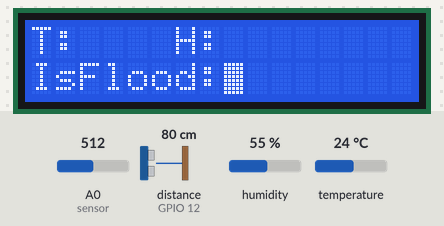
Bench run of a sketch on a simulated ESP8266 (NodeMCU). Shown: 16×2 character LCD. Wiring (inferred from the names in the program): ultrasonic range finder: trigger GPIO 13; echo GPIO 12. Inputs (shaded band) come from the test bench; at power-on: distance to the obstacle (sensor on GPIO 12) 80 cm, humidity 55 %, temperature 24 °C, A0 (sensor) = 512. The echo pulse lasts 58.3 µs per cm; WiFi joins after 1.5 s; servers stay silent unless stated; what the sketch prints to the serial monitor is not drawn.

Above: at 3.0 s.
3.1 s: distance to the obstacle (sensor on GPIO 12) set to 2 cm
At 4.3 s:
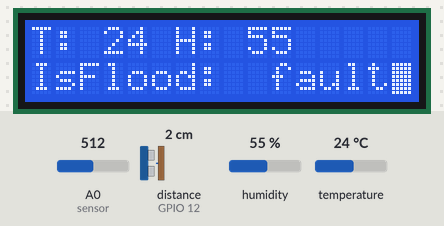
7.7 s: distance to the obstacle (sensor on GPIO 12) set to 4 cm
12.6 s: distance to the obstacle (sensor on GPIO 12) set to 7 cm
At 13.8 s:
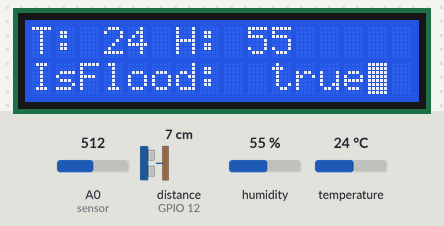
17.1 s: humidity set to 22 %
At 20.4 s:
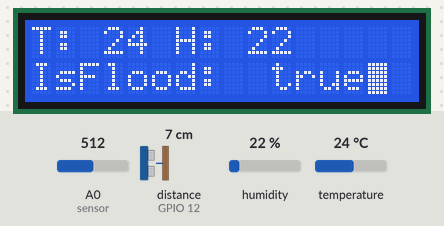
21.2 s: temperature set to 12 °C
At 24.5 s:
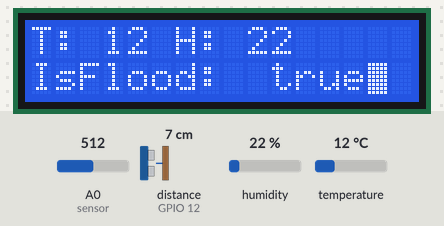
25.2 s: temperature set to 5 °C
At 28.0 s:
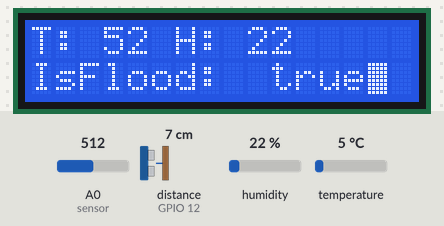
Timing chart, 0 to 29.5 s (numbered marks = the images above; inputs shaded):
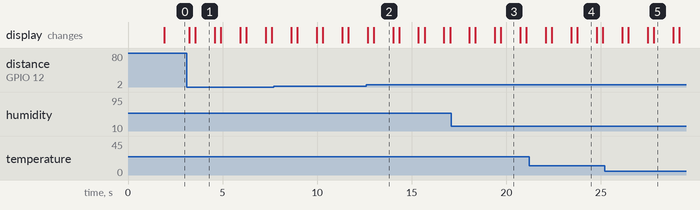

The sketch:

KHKT.ino
```cpp
#define BLYNK_PRINT Serial
#include <ESP8266WiFi.h>
#include <BlynkSimpleEsp8266.h>
#include <WiFiManager.h>
#include "DHTesp.h"
#include <Wire.h>
#include <LiquidCrystal_I2C.h>
#include <SimpleTimer.h>
#define dht_dpin 16
#define TRIG_PIN 13
#define ECHO_PIN 12
#define TIME_OUT 5000
#define sensor A0
int val;
WidgetLED ledrain(V3);
WidgetLED leddry(V4);

DHTesp dht;
LiquidCrystal_I2C lcd(0x27, 16, 2);
WidgetMap myMap(V1);
SimpleTimer timer;
char auth[] = "DST0SnRHQFMW6_j8hVSgH6lzMpfWA7_Q";
char ssid[] = "";
char pass[] = "";
// 192.168.4.1
float t;
float h;

float GetDistance()
{
  long duration, distanceCm;

  digitalWrite(TRIG_PIN, LOW);
  delayMicroseconds(2);
  digitalWrite(TRIG_PIN, HIGH);
  delayMicroseconds(10);
  digitalWrite(TRIG_PIN, LOW);

  duration = pulseIn(ECHO_PIN, HIGH, TIME_OUT);

  // convert to distance
  distanceCm = duration / 29.1 / 2;

  return distanceCm;
}

void sendUptime()
{
  float h = dht.getHumidity();
  float t = dht.getTemperature();
  Serial.println("Humidity and temperature\n\n");
  Serial.print("Current humidity = ");
  Serial.print(h);
  Serial.print("%  ");
  Serial.print("temperature = ");
  Serial.print(t);
  Blynk.virtualWrite(V6, t);
  Blynk.virtualWrite(V5, h);
}

void setup()
{
    Serial.begin(9600);
    pinMode(TRIG_PIN, OUTPUT);
    pinMode(ECHO_PIN, INPUT);
    pinMode(sensor,INPUT);
    WiFi.begin(ssid, pass);
    WiFiManager wifiManager;
    //wifiManager.resetSettings();
    //delay(500);
    wifiManager.autoConnect("BLYNK_Flood_Monitoring");
    Serial.println("connected...WI-FI)");
    Blynk.begin(auth, ssid, pass);
    dht.setup(dht_dpin, DHTesp::DHT11);
    Wire.begin(2, 0);
    lcd.begin();
    lcd.backlight();
    lcd.home ();
    lcd.blink();
    lcd.home ();
    lcd.print("T: ");
    lcd.setCursor (6,0);
    lcd.print("H: ");
    lcd.setCursor (0,1);
    lcd.print("IsFlood:");
    timer.setInterval(1000, sendUptime);
}

void loop()
{
  float h = dht.getHumidity();
  float t = dht.getTemperature();

  // rain
  int val = analogRead(sensor); //  Đọc giá trị từ cảm biến mưa và lưu vào biến val.
    /*Khi có mưa (biến val < 600) đông cơ servo ở vị trí 90 độ (cửa đóng)
      Khi không có mưa (val>600) động cơ servo ở vị trí 0 độ (cửa mở.*/
   if ( val < 700 )
   {

       Serial.println(" - It's wet");
       Blynk.virtualWrite(V8, 1);
       ledrain.on();
       leddry.off();
   } else {
       Serial.println(" - It's dry");
       Blynk.virtualWrite(V8, 0);
       leddry.on();
       ledrain.off();
   }
  delay(200);
  Serial.println();
  delay(100);

  // end rain

  // distance
  long distance = GetDistance();

  if (distance <= 0)
  {
    Serial.println("Echo time out !!");
  }
  else
  {
    Serial.print("Distance to nearest obstacle (cm): ");
    Serial.println(distance);
    if (distance >= 6){
      lcd.setCursor (10, 1);
      lcd.print("true");
      Blynk.notify("Phan Chau Trinh Stress is flooding");
    }
    else{
      lcd.setCursor (10, 1);
      lcd.print("fault");
    }
    Blynk.virtualWrite(V7, distance);
  }
  int index = 0;
  float lat = 15.57356;
  float lon = 108.48251;
  String value = String(distance);
  value += " cm";
  myMap.location(index, lat, lon, value);
  Blynk.virtualWrite(V9, distance);
  delay(1000);
  // End distance
  lcd.setCursor (3, 0);
  lcd.print(t,0);
  lcd.setCursor (9, 0);
  lcd.print(h,0);
  Blynk.run();
  timer.run();

}
```

Measured:
- the behaviour switches between 5 and 6 cm on distance to the obstacle (sensor on GPIO 12) (found by bisection; images 1 and 2)
- after the input at 3.1 s, the display: first differs from a run without the input after 0.46 s (image 1)
- after the input at 12.6 s, the display: first differs from a run without the input after 0.38 s (image 2)
- after the input at 17.1 s, the display: first differs from a run without the input after 2.3 s (image 3 shows a later state)
- after the input at 21.2 s, the display: first differs from a run without the input after 2.2 s (image 4 shows a later state)
- after the input at 25.2 s, the display: first differs from a run without the input after 2.3 s (image 5 shows a later state)
- what the display in image 1 shows lasts 1.0 s, from 3.6 s to 4.6 s
